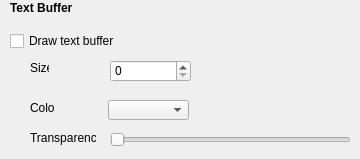
        <widget class="QWidget" name="bufferPage">
         <widget class="QLabel" name="label_11">
          <property name="geometry">
           <rect>
            <x>10</x>
            <y>0</y>
            <width>91</width>
            <height>16</height>
           </rect>
          </property>
          <property name="font">
           <font>
            <weight>75</weight>
            <bold>true</bold>
           </font>
          </property>
          <property name="text">
           <string>Text Buffer</string>
          </property>
         </widget>
         <widget class="QCheckBox" name="checkBox_3">
          <property name="geometry">
           <rect>
            <x>10</x>
            <y>30</y>
            <width>151</width>
            <height>22</height>
           </rect>
          </property>
          <property name="text">
           <string>Draw text buffer</string>
          </property>
         </widget>
         <widget class="QSpinBox" name="spinBox_13">
          <property name="geometry">
           <rect>
            <x>110</x>
            <y>60</y>
            <width>81</width>
            <height>22</height>
           </rect>
          </property>
         </widget>
         <widget class="QLabel" name="label_34">
          <property name="geometry">
           <rect>
            <x>30</x>
            <y>60</y>
            <width>19</width>
            <height>16</height>
           </rect>
          </property>
          <property name="text">
           <string>Size</string>
          </property>
         </widget>
         <widget class="QLabel" name="label_36">
          <property name="geometry">
           <rect>
            <x>30</x>
            <y>130</y>
            <width>66</width>
            <height>16</height>
           </rect>
          </property>
          <property name="text">
           <string>Transparency</string>
          </property>
         </widget>
         <widget class="QSlider" name="horizontalSlider_3">
          <property name="geometry">
           <rect>
            <x>110</x>
            <y>130</y>
            <width>241</width>
            <height>20</height>
           </rect>
          </property>
          <property name="orientation">
           <enum>Qt::Horizontal</enum>
          </property>
         </widget>
         <widget class="QLabel" name="label_35">
          <property name="geometry">
           <rect>
            <x>30</x>
            <y>100</y>
            <width>25</width>
            <height>16</height>
           </rect>
          </property>
          <property name="text">
           <string>Color</string>
          </property>
         </widget>
         <widget class="QComboBox" name="comboBox_11">
          <property name="geometry">
           <rect>
            <x>108</x>
            <y>100</y>
            <width>81</width>
            <height>20</height>
           </rect>
          </property>
         </widget>
        </widget>
